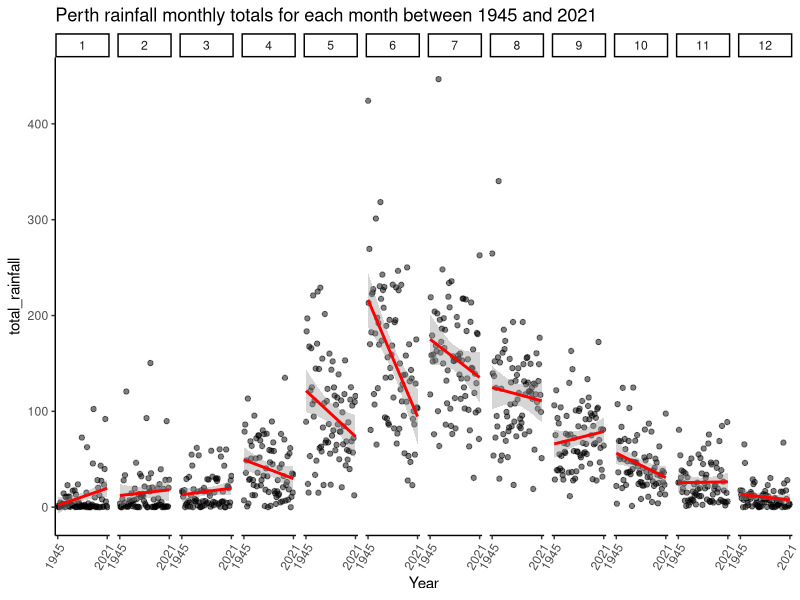
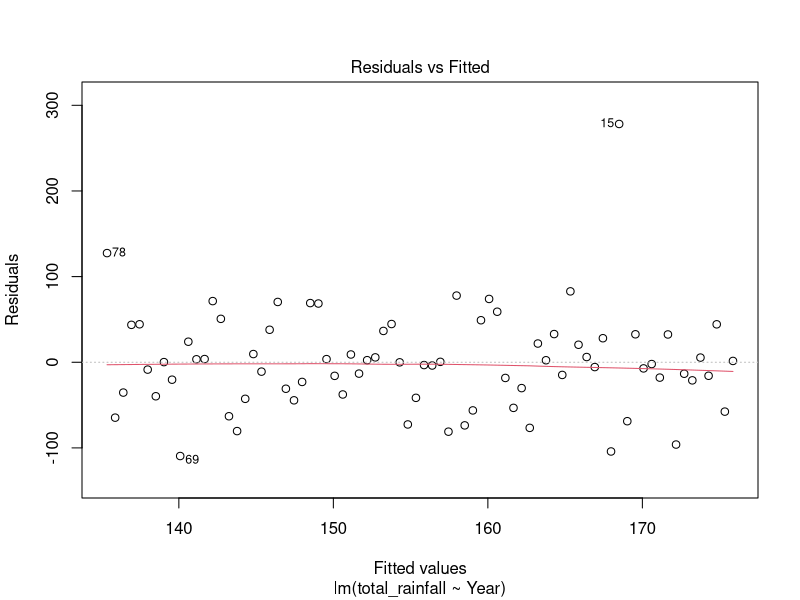
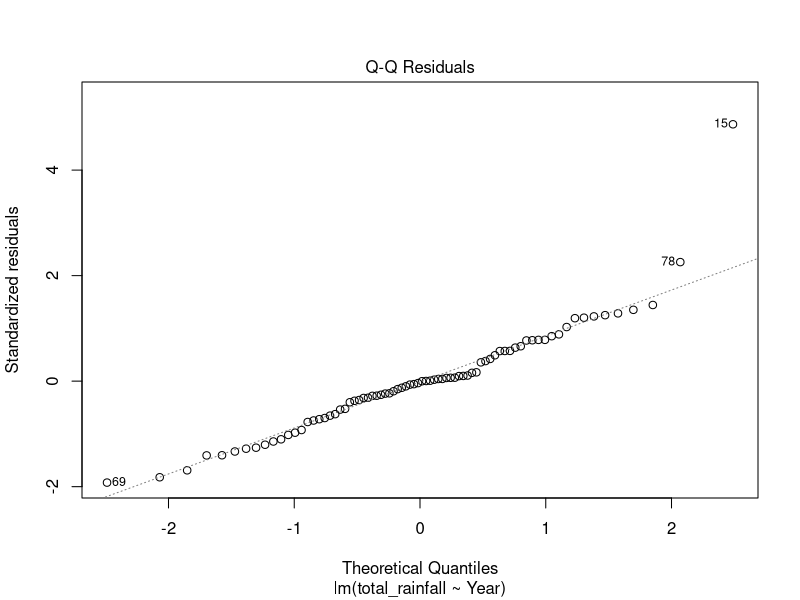
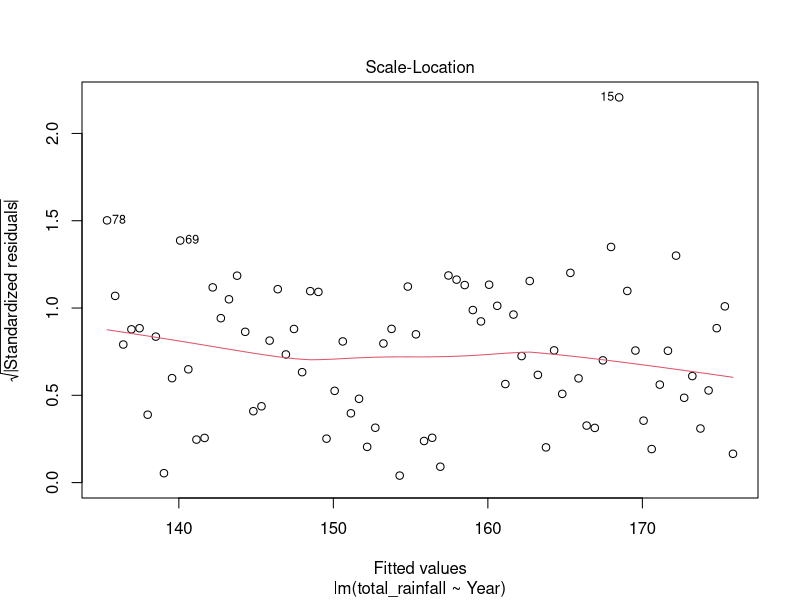
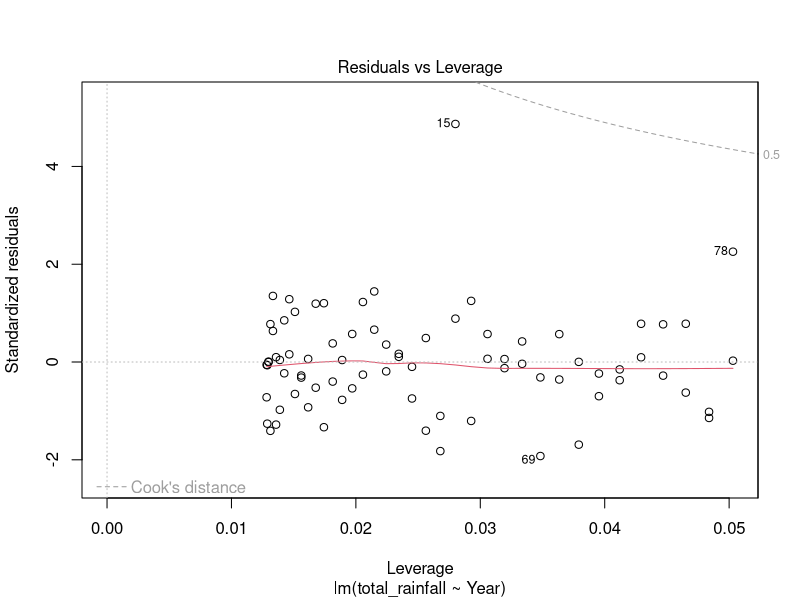
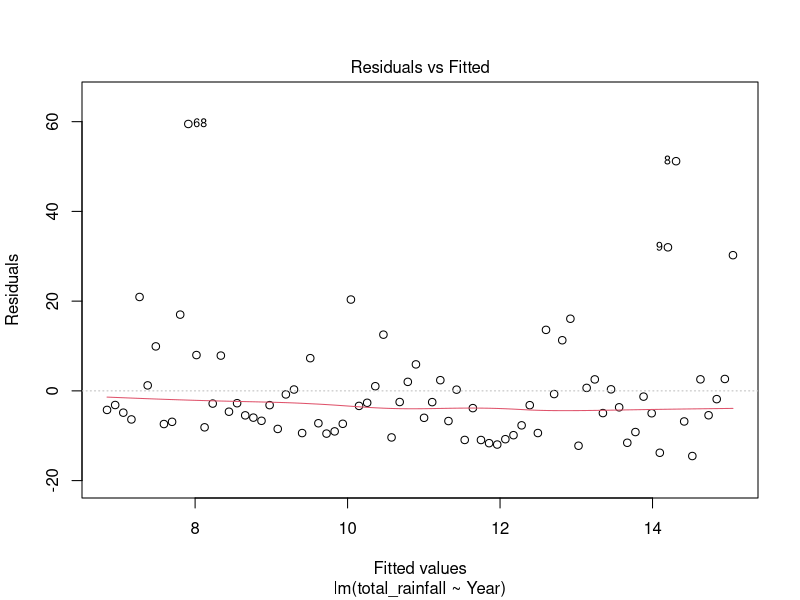
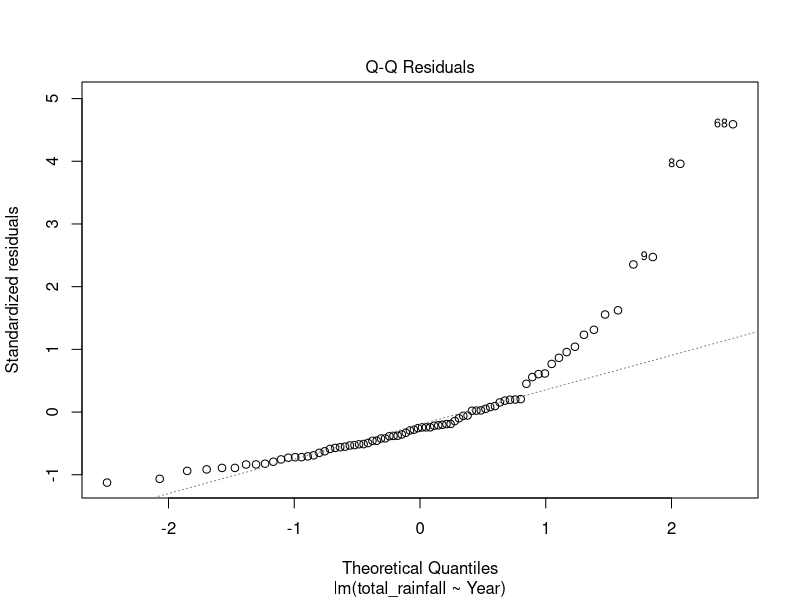
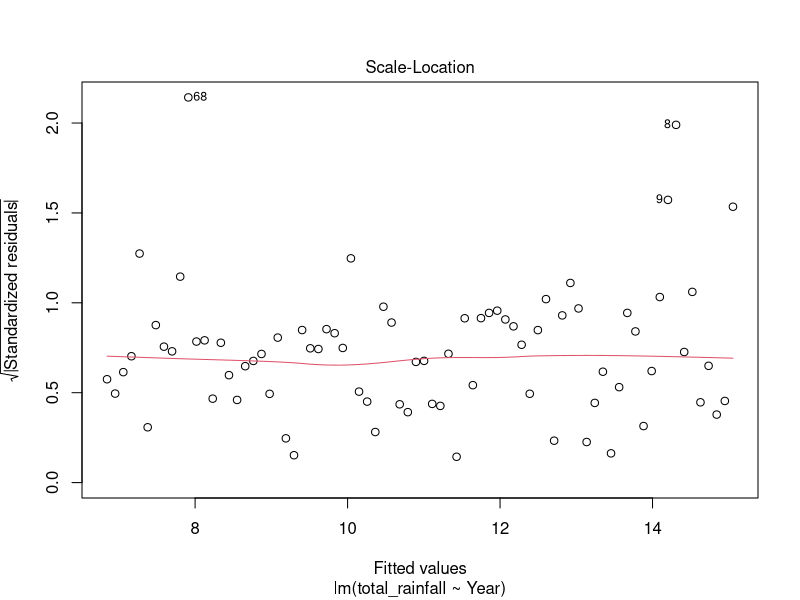

R code for these plots, in order:
## ---- chunk 1
suppressMessages(library(data.table))
suppressMessages(library(tidyverse))
## ---- chunk 2
rain <- fread("airport_data/IDCJAC0009_009021_1800_Data.csv")
rain <- rain %>% drop_na("Rainfall amount (millimetres)")
## ---- chunk 3
min_year = rain$Year %>% min
max_year = rain$Year %>% max
rainfall_totals <- rain %>% 
	group_by(Year, Month) %>% 
	summarise(total_rainfall = sum(`Rainfall amount (millimetres)`))

rainfall_totals %>% 
	filter(Year != 1944, Year != 2022) %>% 
	ggplot(aes(Year, total_rainfall)) + 
	facet_grid(cols=vars(Month)) +
	geom_point(alpha = 0.5) +
	geom_smooth(method="lm", colour = "red") +
	theme_classic() +
	theme(axis.text.x=element_text(angle=60,hjust=1)) +
	scale_x_continuous(breaks = c(min_year+1, max_year-1)) +
	ggtitle("Perth rainfall monthly totals for each month between 1945 and 2021")
ggsave("monthly_totals_regressed_year_as_predictor.png")
## ---- chunk 4
test_july = rainfall_totals %>% filter(Month == 7)
july_rainfall_vs_year <- lm(total_rainfall ~ Year, data = test_july)
july_rainfall_vs_year %>% summary()
plot(july_rainfall_vs_year)
## ---- chunk 5
test_dec = rainfall_totals %>% filter(Month == 12)
dec_rainfall_vs_year <- lm(total_rainfall ~ Year, data = test_dec)
dec_rainfall_vs_year %>% summary()
plot(dec_rainfall_vs_year)
predict(dec_rainfall_vs_year, list(Year = 2021), interval = "confidence")
## ---- chunk 6
summary(dec_rainfall_vs_year)$coefficients[2,]
## ---- chunk 7
models.year_vs_rainfall_per_month <- rainfall_totals %>% 
	mutate(Year = Year - 1945) %>% 
	group_by(Month) %>% 
	group_modify(~ broom::tidy(lm(total_rainfall ~ Year, data = .)))
models.year_vs_rainfall_per_month
## ---- chunk 8
models.year_vs_rainfall_per_month %>% 
	filter(term == "Year") %>% 
	ggplot(aes(Month, estimate, ymin=estimate-std.error, ymax=estimate+std.error, colour = -log10(p.value))) + 
	theme_classic() +
	geom_point() +
	geom_pointrange() +
	ggtitle("Estimated change in average total monthly rainfall per year") +
	ylab("estimated change rainfall (mm)") +
	scale_x_continuous(breaks = 1:12)
ggsave("Estimated_change_in_average_total_monthly_rainfall_per_year.png")
## ---- chunk 9
models.year_vs_rainfall_per_month %>% 
	filter(term == "(Intercept)") %>% 
	ggplot(aes(Month, estimate, ymin=estimate-std.error, ymax=estimate+std.error, colour = -log10(p.value))) + 
	geom_point() +
	geom_pointrange() +
	ggtitle("Estimate for mean rainfall at Perth Airport in 1945 (intercept estimates)") +
	theme_classic()
## ---- chunk 10
models.year_vs_rainfall_per_month %>% 
	pivot_wider(names_from = c(term), values_from = c("estimate","std.error","statistic","p.value")) %>% 
	mutate(estimate_2021 = `estimate_(Intercept)` + 76*`estimate_Year`) %>% 
	ggplot(aes(Month, estimate_2021, colour = -log10(p.value_Year))) + 
	geom_point() +
	ggtitle("Estimate for mean rainfall at Perth Airport in 2021") +
	theme_classic()
## ---- chunk 11
Years <- c(1945,1970,2021)
models.year_vs_rainfall_per_month.predictions.CI <- rainfall_totals %>% 
	group_by(Month) %>% 
	group_modify(
		~ as.data.frame(predict(
				lm(total_rainfall ~ Year, data = .), list(Year = Years), interval = "confidence"
			))) %>% 
	mutate(Year = Years)

models.year_vs_rainfall_per_month.predictions.CI %>% 
	ggplot(aes(Month, fit, colour = Year, group = Year)) + 
	geom_point() + geom_line() +
	theme_classic() +
	ggtitle("Monthly average total rainfall estimate predicted from per month model\nfor 1945, 1970, and 2021 (Perth Airport)") +
	ylab("Estimated rainfall total (mm)") +
	scale_x_continuous(breaks = 1:12)
ggsave("monthly_total_rain_est_predicted_from_per_month_models.png")
## ---- chunk 12
#need Month as factor for this to work
rainfall_totals_cat_month <- rainfall_totals %>% 
	mutate(Month = as.factor(Month)) %>% 
	mutate(Month = fct_relevel(Month, as.character(1:12)))
month_predict_rainfall <- lm(total_rainfall ~ Month + Year, data = rainfall_totals_cat_month)
summary(month_predict_rainfall)
## ---- chunk 13
plot(month_predict_rainfall)
## ---- chunk 14
month_predict_rainfall_monthnumeric <- lm(total_rainfall ~ Month + Year, data = rainfall_totals)
summary(month_predict_rainfall_monthnumeric)
plot(month_predict_rainfall_monthnumeric)
